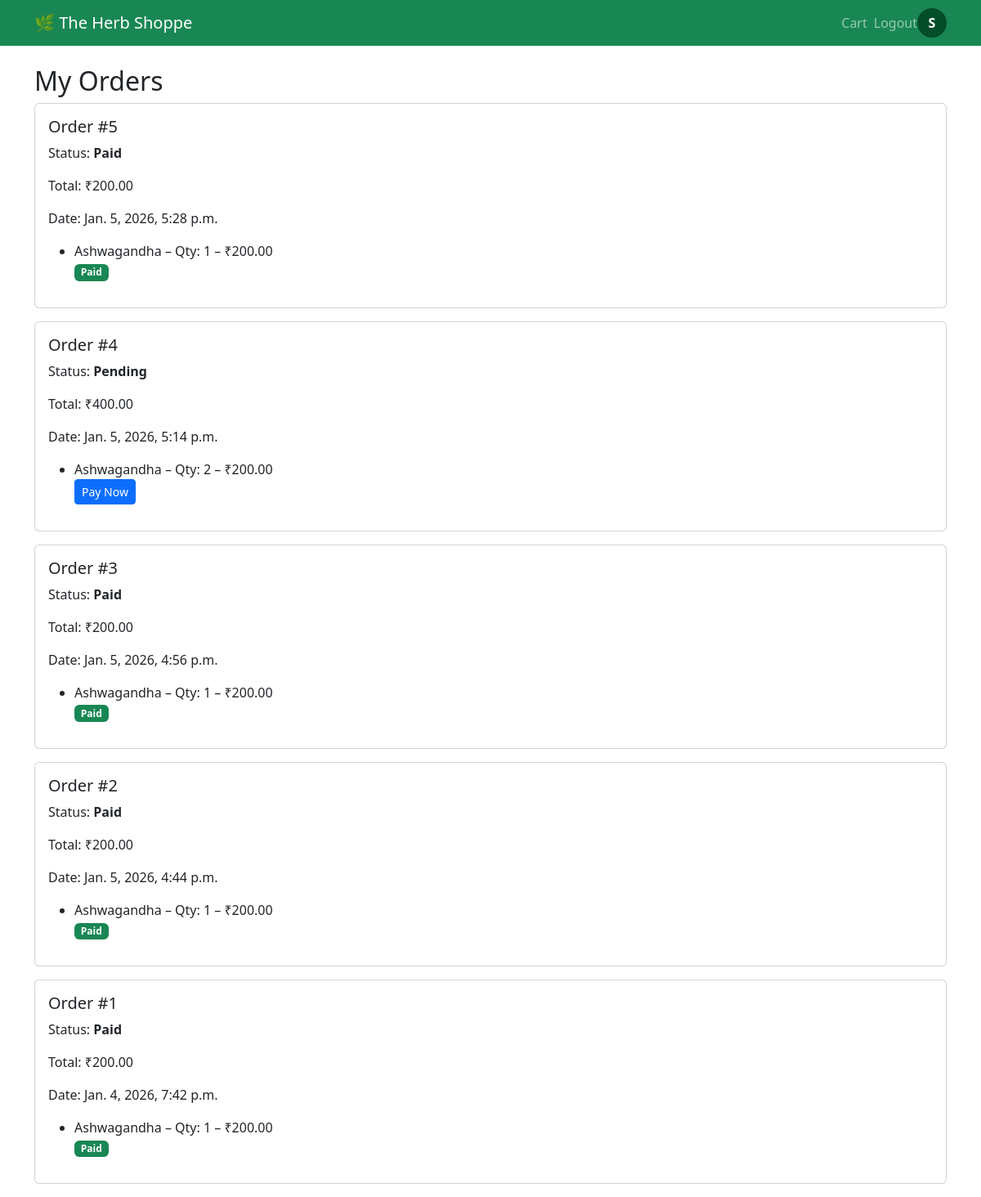
/orders/my-orders/ (signed in), run on the app's committed database.
### accounts/models.py (models this page shows, shortened)
class User(AbstractBaseUser, PermissionsMixin):
    email = models.EmailField(unique=True)
    is_active = models.BooleanField(default=True)
    is_staff = models.BooleanField(default=False)
    objects = UserManager()
    USERNAME_FIELD = 'email'

### orders/models.py (models this page shows, shortened)
class Order(models.Model):
    STATUS_CHOICES = (
        ('Pending', 'Pending'),
        ('Paid', 'Paid'),
        ('Cancelled', 'Cancelled'),
    )
    user = models.ForeignKey(User, on_delete=models.CASCADE)
    total_price = models.DecimalField(max_digits=10, decimal_places=2)
    status = models.CharField(max_length=20, choices=STATUS_CHOICES, default='Pending')
    created_at = models.DateTimeField(auto_now_add=True)

class OrderItem(models.Model):
    order = models.ForeignKey(Order, related_name='items', on_delete=models.CASCADE)
    product = models.ForeignKey(Product, on_delete=models.CASCADE)
    quantity = models.PositiveIntegerField()
    price = models.DecimalField(max_digits=8, decimal_places=2)

### products/models.py (models this page shows, shortened)
class Product(models.Model):
    category = models.ForeignKey(
        Category,
        on_delete=models.CASCADE,
        related_name='products'
    )
    name = models.CharField(max_length=200)
    slug = models.SlugField(max_length=220, unique=True)
    description = models.TextField()
    price = models.DecimalField(max_digits=8, decimal_places=2)
    stock = models.PositiveIntegerField()
    image = models.ImageField(upload_to='products/')
    is_available = models.BooleanField(default=True)
    created_at = models.DateTimeField(auto_now_add=True)

### orders/views.py (the view)
# urls.py: path('my-orders/', my_orders, name='my_orders'),
@login_required
def my_orders(request):
    orders = Order.objects.filter(user=request.user).order_by('-created_at')
    return render(request, 'orders/my_orders.html', {'orders': orders})

### templates/orders/my_orders.html
{% extends 'base.html' %}
{% block content %}
<h2>My Orders</h2>
{% if orders %}
  {% for order in orders %}
    <div class="card mb-3">
      <div class="card-body">
        <h5>Order #{{ order.id }}</h5>
        <p>Status: <strong>{{ order.status }}</strong></p>
        <p>Total: ₹{{ order.total_price }}</p>
        <p>Date: {{ order.created_at }}</p>
        <ul>
          {% for item in order.items.all %}
            <li>
              {{ item.product.name }} –
              Qty: {{ item.quantity }} –
              ₹{{ item.price }}
            </li>
          {% endfor %}
          {% if order.status == "Pending" %}
            <a href="{% url 'orders:payment_demo' order.id %}"
                class="btn btn-primary btn-sm">
                Pay Now
            </a>
          {% else %}
            <span class="badge bg-success">Paid</span>
          {% endif %}
        </ul>
      </div>
    </div>
  {% endfor %}
{% else %}
  <p>You have no orders yet.</p>
{% endif %}
{% endblock %}

### templates/base.html (shortened to what this page needs)
<!DOCTYPE html>
<html lang="en">
<head>
  <link
    href="https://cdn.jsdelivr.net/npm/bootstrap@5.3.2/dist/css/bootstrap.min.css"
    rel="stylesheet"
  >
</head>
<body>
<nav class="navbar navbar-expand-lg navbar-dark bg-success gap-4" >
  <div class="container">
    <a class="navbar-brand" href="/">🌿 The Herb Shoppe</a>
    <div class="collapse navbar-collapse">
      <ul class="navbar-nav ms-auto">
        <li class="nav-item">
          <a class="nav-link" href="{% url 'cart:cart_detail' %}">Cart</a>
        </li>
{% if user.is_authenticated %}
  <li class="nav-item d-flex align-items-center gap-4">
    <form method="post" action="/accounts/logout/" class="d-inline">
      <button type="submit" class="nav-link btn btn-link p-0">
        Logout
      </button>
    </form>
  </li>
  <li class="nav-item d-flex align-items-center gap-4">
  <a href="/accounts/profile/"
     class="d-flex align-items-center justify-content-center rounded-circle text-white text-decoration-none"
     style="
       width: 36px;
       height: 36px;
       background-color: #024d2a;
       font-weight: bold;
       text-transform: uppercase;
     ">
    {{ user.email|first }}
  </a>
</li>
{% endif %}
      </ul>
    </div>
  </div>
</nav>
<div class="container mt-4">
  {% block content %}{% endblock %}
</div>
</body>
</html>

### data on the page
User: email|first "S"
Order: id "5", status "Paid", total_price "200.00", created_at "Jan. 5, 2026, 5:28 p.m."
OrderItem: product.name "Ashwagandha", quantity "1", price "200.00"
Order: id "4", status "Pending", total_price "400.00", created_at "Jan. 5, 2026, 5:14 p.m.", shows "Pay Now"
OrderItem: product.name "Ashwagandha", quantity "2", price "200.00"
Order: id "3", status "Paid", total_price "200.00", created_at "Jan. 5, 2026, 4:56 p.m."
OrderItem: product.name "Ashwagandha", quantity "1", price "200.00"
Order: id "2", status "Paid", total_price "200.00", created_at "Jan. 5, 2026, 4:44 p.m."
OrderItem: product.name "Ashwagandha", quantity "1", price "200.00"
Order: id "1", status "Paid", total_price "200.00", created_at "Jan. 4, 2026, 7:42 p.m."
OrderItem: product.name "Ashwagandha", quantity "1", price "200.00"
